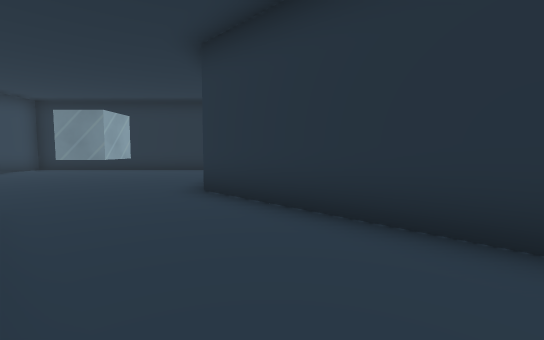
view 1 (above)

19 first-person views from a walk through a Unity game level. The camera is 1.4 m above the floor, tilts 4° down and sees 90° across. The floor is counted in squares, 1.8 m on a side. Each view is taken from the middle of a square. On the plan, view 1 faces up. The plan holds only what a view shows up to about 10 squares ahead; the rest is blank. The place goes on beyond the plan. The player character is not drawn.

view 2
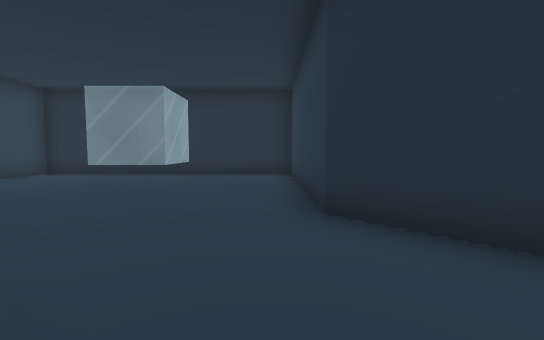

view 3
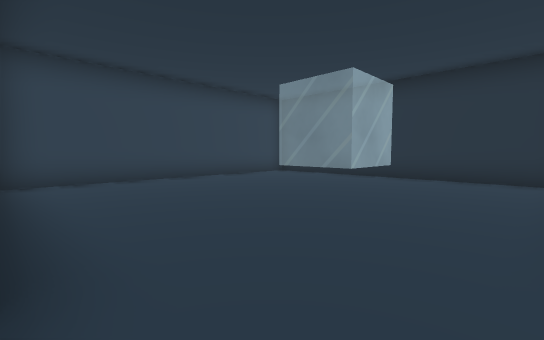

view 4
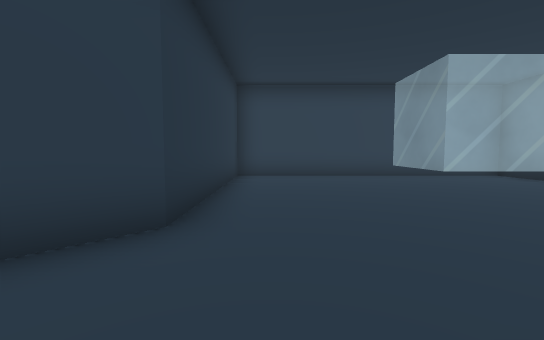

view 5
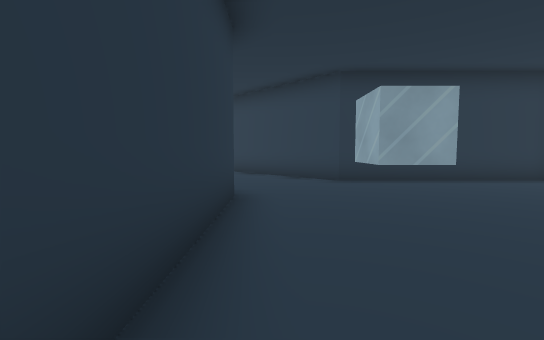

view 6
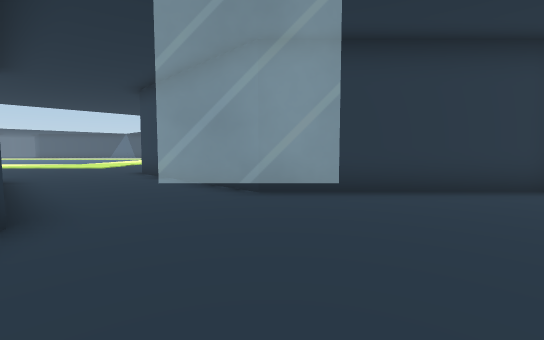

view 7
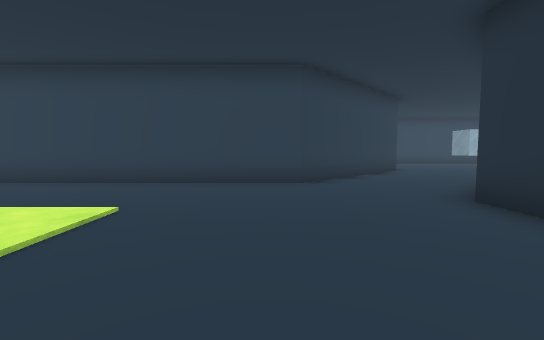

view 8
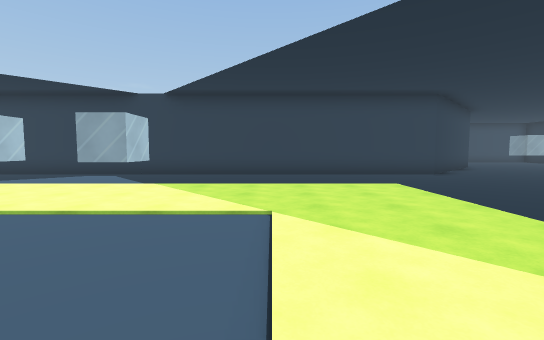

view 9
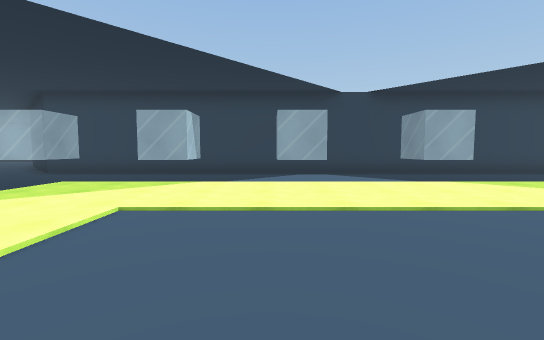

view 10
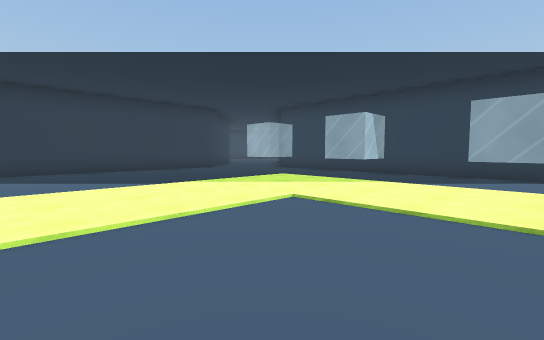

view 11
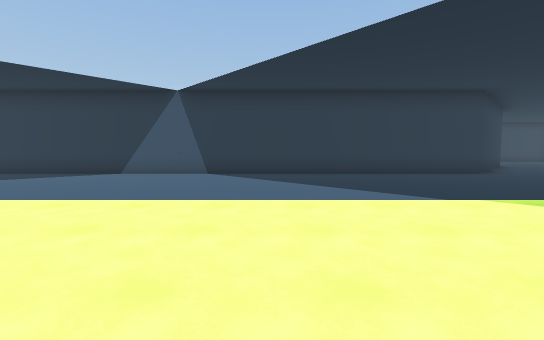

view 12
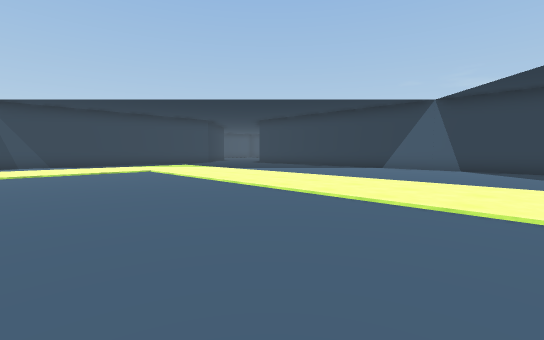

view 13
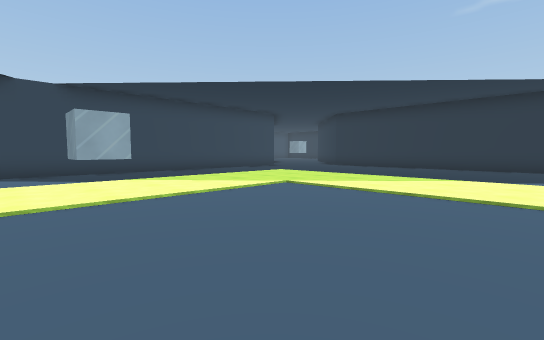

view 14
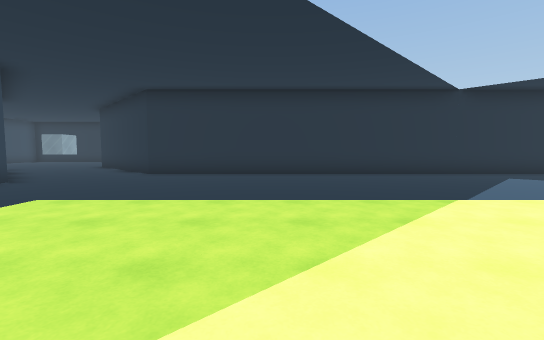

view 15
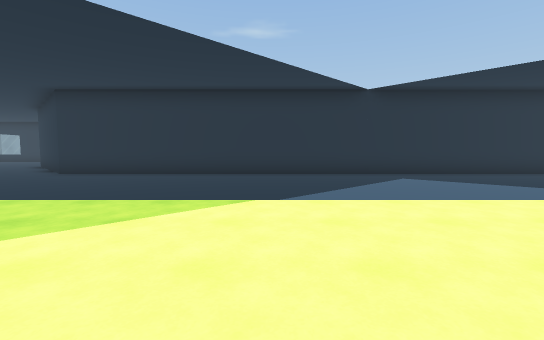

view 16
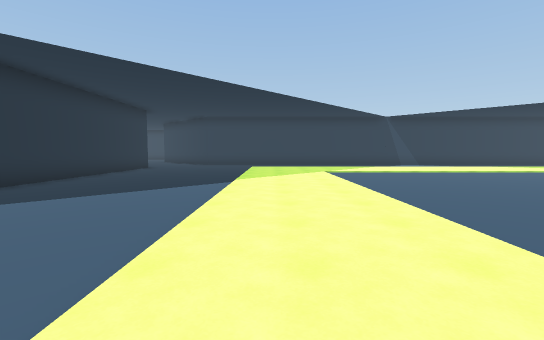

view 17
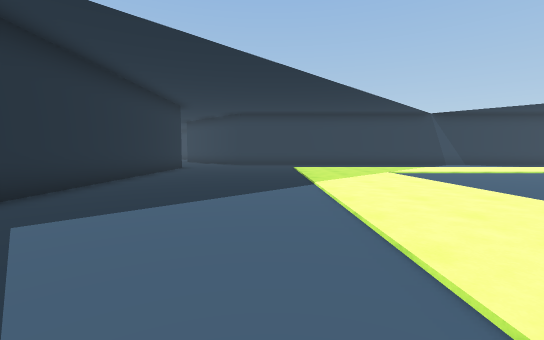

view 18
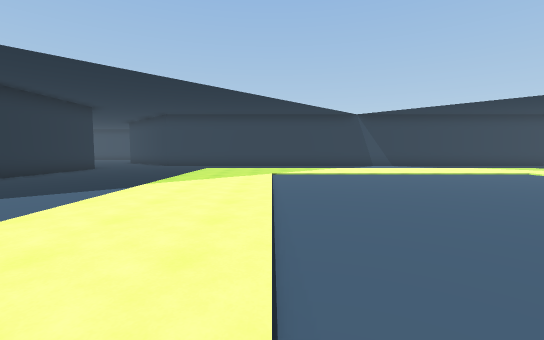

view 19
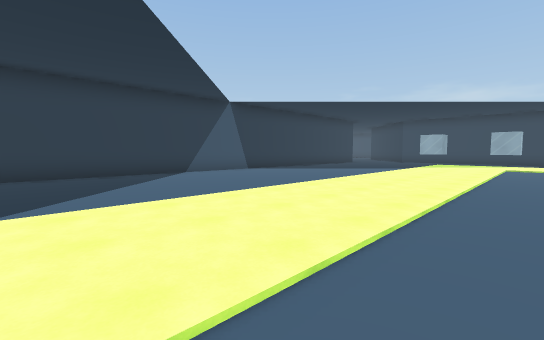

### Floor plan
Points are (right, up) in squares from view 1. A wall is a line through its corners. A room is listed if a view was taken in it or the views show most of it. See-through windows are left out.
Room 1 (views 1, 2, 3, 4, 5, 6)
walls: (2.2, 1.8) (-1.3, 5.3) (-1.3, 11.1) (-9.5, 11.1) (-9.5, 2.9) (-3.7, 2.9) (0.5, -1.3)
ways out: opening at (0.5, 0.5) to room 2
Room 2 (views 7, 8, 9, 10, 11, 12, 13, 14, 15, 16, 17, 18, 19)
walls: (0.5, -1.3) (0.5, -21.9); (2.9, -24.3) (20.1, -24.3); (21, 1.1) (2.9, 1.1) (2.2, 1.8)
ways out: opening at (0.5, 0.5) to room 1; opening at (2, -23.3)

Where each view was taken, in squares from view 1:
view 1: 0 up, 0 right, facing up
view 2: 2 up, 2 left, facing up
view 3: 3 up, 2 left, facing up-left
view 4: 4 up, 1 left, facing left
view 5: 10 up, 2 left, facing down
view 6: 8 up, 4 left, facing down
view 7: 2 down, 7 right, facing left
view 8: 7 down, 10 right, facing left
view 9: 14 down, 10 right, facing left
view 10: 13 down, 10 right, facing down-left
view 11: 15 down, 10 right, facing down
view 12: 12 down, 10 right, facing down-right
view 13: 12 down, 11 right, facing up-left
view 14: 8 down, 7 right, facing up
view 15: 8 down, 10 right, facing up
view 16: 5 down, 10 right, facing right
view 17: 3 down, 11 right, facing right
view 18: 7 down, 11 right, facing right
view 19: 15 down, 20 right, facing down-left
